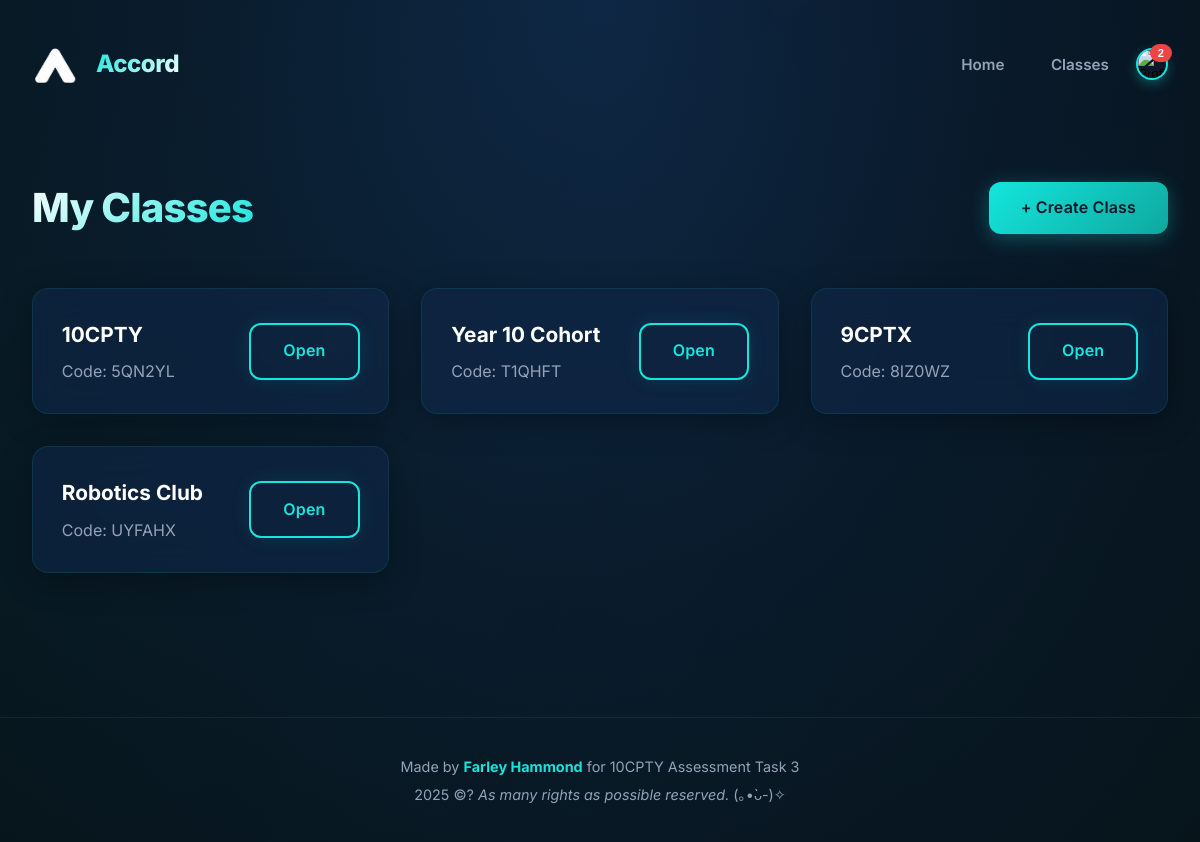
The page /classes (signed in) on the database its author committed.
### tables this page shows
CREATE TABLE classes (
        classID INTEGER PRIMARY KEY AUTOINCREMENT,
        className TEXT NOT NULL,
        code TEXT UNIQUE NOT NULL,
        teacherID INTEGER NOT NULL,
        description TEXT,
        FOREIGN KEY (teacherID) REFERENCES users(userID)
    );

### main.py (the view)
@app.route("/classes")
def classes():
    user = logged_in_user()
    if not user:
        flash("Please log in", "warning")
        return redirect(url_for("login"))
    classes = db.list_classes_for_user(user["id"], user["role"])
    return render_template("classes.html", classes=classes, user=user)

### database_manager.py (called while the page is built)
def get_connection():
    con = sql.connect(DB_PATH)
    con.execute("PRAGMA foreign_keys = ON;")
    return con

def list_classes_for_user(userID, role):
    con = get_connection()
    cur = con.cursor()
    if role == "teacher":
        cur.execute("SELECT * FROM classes WHERE teacherID = ?", (userID,))
    else:
        cur.execute("""
            SELECT c.* FROM classes c
            JOIN enrollments e ON c.classID = e.classID
            WHERE e.studentID = ?
        """, (userID,))
    classes = cur.fetchall()
    con.close()
    return classes

def get_unread_message_count(userID):
    con = get_connection()
    cur = con.cursor()
    cur.execute("""
        SELECT COUNT(*)
        FROM dm_messages m
        JOIN dm_participants p ON m.threadID = p.threadID
        WHERE p.userID = ?
        AND m.senderID != ?
        AND m.timestamp > COALESCE(p.lastRead, '1970-01-01')
    """, (userID, userID))
    count = cur.fetchone()[0]
    con.close()
    return count

### main.py (called while the page is built)
def logged_in_user():
    return session.get("user")

@app.context_processor
def inject_unread_count():
    user = logged_in_user()
    if user:
        unread_count = db.get_unread_message_count(user["id"])
        return dict(unread_count=unread_count)
    return dict(unread_count=0)

@app.context_processor # for timezone in foorter
def inject_unread_count():
    user = logged_in_user()
    now = datetime.now(pytz.timezone('Australia/Sydney'))
    if user:
        unread_count = db.get_unread_message_count(user["id"])
        return dict(unread_count=unread_count, now=now)
    return dict(unread_count=0, now=now)

### templates/classes.html
{% extends "layout.html" %}
{% block content %}
<div class="page">
  <div class="page-header">
    <h1>My Classes</h1>
    {% if user.role == 'teacher' %}
      <a class="btn" href="{{ url_for('create_class') }}">+ Create Class</a>
    {% else %}
      <a class="btn" href="{{ url_for('join_class') }}">+ Join Class</a>
    {% endif %}
  </div>
  <div class="grid">
    {% if classes %}
      {% for c in classes %}
        <div class="class-card" style="display:flex;align-items:center;justify-content:space-between;">
  <div>
    <h3>{{ c[1] }}</h3>
    <p class="muted">Code: {{ c[2] }}</p>
  </div>
  <a class="btn ghost" href="{{ url_for('class_detail', class_id=c[0]) }}">Open</a>
</div>
      {% endfor %}
    {% else %}
      <p class="muted">No classes yet.</p>
    {% endif %}
  </div>
</div>
{% endblock %}

### static/css/style.css (style rules this page uses)
:root { --primary: #14E6DD; --primary-dark: #0a1929; --primary-darker: #071218; --glass: rgba(20, 230, 221, 0.03); --glass-hover: rgba(20, 230, 221, 0.08); --glass-border: rgba(20, 230, 221, 0.1); --text-main: #e5e7eb; --text-muted: #94a3b8; --text-dimmed: #64748b; --danger: #ef4444; --success: #22c55e; --warning: #f59e42; --card-shadow: 0 8px 32px rgba(0, 0, 0, 0.3); --card-shadow-hover: 0 12px 48px rgba(20, 230, 221, 0.15); --border-radius: 16px; --border-radius-sm: 12px; --transition: 0.3s cubic-bezier(0.4, 0, 0.2, 1); --transition-bounce: 0.5s cubic-bezier(0.34, 1.56, 0.64, 1); }
* { margin: 0; padding: 0; box-sizing: border-box; }
body { min-height: 100vh; background: radial-gradient(ellipse at top, #0f2744 0%, var(--primary-dark) 50%, var(--primary-darker) 100%); font-family: 'Inter', -apple-system, BlinkMacSystemFont, sans-serif; color: var(--text-main); line-height: 1.6; overflow-x: hidden; position: relative; }
body::before { content: ''; position: fixed; top: -50%; left: -50%; width: 200%; height: 200%; background: radial-gradient(circle at 20% 50%, rgba(20, 230, 221, 0.03) 0%, transparent 50%), radial-gradient(circle at 80% 80%, rgba(20, 230, 221, 0.02) 0%, transparent 50%); animation: float 20s ease-in-out infinite; pointer-events: none; z-index: 0; }
.btn { border: none; border-radius: var(--border-radius-sm); cursor: pointer; font-size: 1rem; font-weight: 600; padding: 0.85rem 2rem; background: linear-gradient(135deg, var(--primary) 0%, #0ea89f 100%); color: var(--primary-dark); letter-spacing: 0.01em; box-shadow: 0 4px 20px rgba(20, 230, 221, 0.3); transition: all var(--transition); outline: none; position: relative; overflow: hidden; font-family: inherit; }
.btn::before { content: ''; position: absolute; top: 50%; left: 50%; width: 0; height: 0; border-radius: 50%; background: rgba(255, 255, 255, 0.3); transform: translate(-50%, -50%); transition: width 0.6s, height 0.6s; }
.btn.ghost { background: transparent; color: var(--primary); border: 2px solid var(--primary); box-shadow: 0 0 20px rgba(20, 230, 221, 0.1); }
.page { padding: 2rem 0; animation: fadeInUp 0.6s cubic-bezier(0.4, 0, 0.2, 1); }
.page-header { display: flex; justify-content: space-between; align-items: center; margin-bottom: 3rem; flex-wrap: wrap; gap: 1.5rem; }
.page-header h1 { font-size: 2.5rem; font-weight: 800; background: linear-gradient(135deg, #fff 0%, var(--primary) 100%); -webkit-background-clip: text; -webkit-text-fill-color: transparent; background-clip: text; letter-spacing: -0.02em; }
.grid { display: grid; grid-template-columns: repeat(auto-fit, minmax(300px, 1fr)); gap: 2rem; margin-bottom: 2rem; }
.class-card { background: rgba(15, 39, 73, 0.6); backdrop-filter: blur(20px); -webkit-backdrop-filter: blur(20px); border: 1px solid var(--glass-border); border-radius: var(--border-radius); padding: 1.8rem; box-shadow: var(--card-shadow); transition: all var(--transition); display: flex; align-items: center; justify-content: space-between; gap: 1rem; position: relative; overflow: hidden; animation: cardSlideIn 0.6s cubic-bezier(0.4, 0, 0.2, 1); }
.class-card::after { content: ''; position: absolute; bottom: 0; left: 0; width: 100%; height: 3px; background: linear-gradient(90deg, var(--primary) 0%, transparent 100%); transform: scaleX(0); transform-origin: left; transition: transform var(--transition-bounce); }
.class-card h3 { color: #fff; font-size: 1.3rem; font-weight: 700; margin-bottom: 0.5rem; }
.muted { color: var(--text-muted); font-size: 1rem; }
a { color: var(--primary); text-decoration: none; transition: all var(--transition); position: relative; }
.card, .class-card, .message-bubble { animation-fill-mode: both; }
.grid > * { animation-delay: calc(var(--item-index, 0) * 0.1s); }
button, .btn, input[type="submit"], a.btn { position: relative; z-index: 1; }

### rows shown on the page
classes: className "10CPTY", code "5QN2YL"
classes: className "Year 10 Cohort", code "T1QHFT"
classes: className "9CPTX", code "8IZ0WZ"
classes: className "Robotics Club", code "UYFAHX"

### other values the page prints
{{ unread_count }} "2"
{{ now.year }} "2025"
